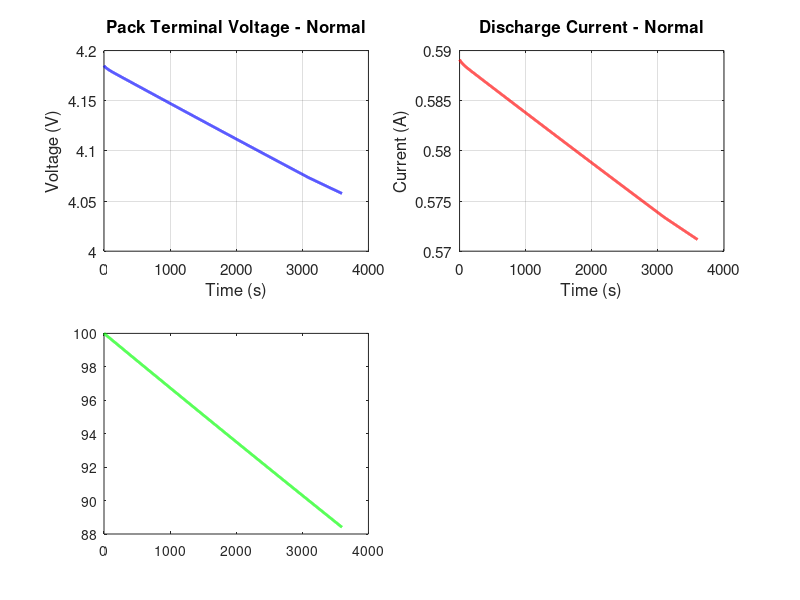

The MATLAB script that drew this image: (Note: this script raises an error after producing the figure.)
%% ============================================================
%  MODULE 02 — NORMAL SIMULATION DATA
%  Project : Smart EV Battery Health & Fault Prediction System
%  Author  : [Your Name] | Tool: MATLAB 2025a
%  Requires: normal_condition.mat (from Simulink simulation)
%% ============================================================
clc; clear; close all;

output_folder = 'EV_Battery_Outputs';
if ~exist(output_folder,'dir'), mkdir(output_folder); end

fprintf('==========================================\n');
fprintf('   MODULE 02: NORMAL SIMULATION DATA      \n');
fprintf('==========================================\n\n');

if ~exist('normal_condition.mat','file')
    error('normal_condition.mat not found! Run Simulink first.');
end
load('normal_condition.mat');
t=t_normal; V=V_normal; I=I_normal; SOC=SOC_normal;

fprintf('Duration       : %.0f seconds\n', t(end));
fprintf('Data points    : %d\n', length(t));
fprintf('Initial Voltage: %.4f V\n', V(1));
fprintf('Final Voltage  : %.4f V\n', V(end));
fprintf('Voltage Drop   : %.4f V\n', V(1)-V(end));
fprintf('Initial SOC    : %.2f%%\n', SOC(1)*100);
fprintf('Final SOC      : %.2f%%\n', SOC(end)*100);
fprintf('SOC Consumed   : %.2f%%\n', (SOC(1)-SOC(end))*100);
fprintf('Avg Current    : %.4f A\n\n', mean(abs(I)));

figure('Name','M02: Normal Condition Dashboard',...
    'Color','white','Position',[50 50 1200 600]);

subplot(2,2,1);
plot(t,V,'b-','LineWidth',2);
xlabel('Time (s)'); ylabel('Voltage (V)');
title('Pack Terminal Voltage - Normal');
grid on; set(gca,'FontSize',11);

subplot(2,2,2);
plot(t,abs(I),'r-','LineWidth',2);
xlabel('Time (s)'); ylabel('Current (A)');
title('Discharge Current - Normal');
grid on; set(gca,'FontSize',11);

subplot(2,2,3);
plot(t,SOC*100,'g-','LineWidth',2);
yline(20,'r--','Low SOC Warning (20%)','LineWidth',1.5);
xlabel('Time (s)'); ylabel('SOC (%)');
title('State of Charge - Adaptive Kalman Filter');
grid on; set(gca,'FontSize',11);

subplot(2,2,4);
remaining=SOC(end)*100; consumed=(SOC(1)-SOC(end))*100;
b=bar([remaining,consumed],'FaceColor','flat');
b.CData=[0.2 0.7 0.3;0.9 0.2 0.2];
set(gca,'XTickLabel',{'Remaining SOC','Consumed SOC'});
ylabel('%'); title('SOC Summary after 1 Hour');
grid on; set(gca,'FontSize',11);

saveas(gcf,fullfile(output_folder,'M02_Normal_Simulation.png'));
fprintf('✔ Saved: M02_Normal_Simulation.png\n');
fprintf('MODULE 02 COMPLETE!\n');
